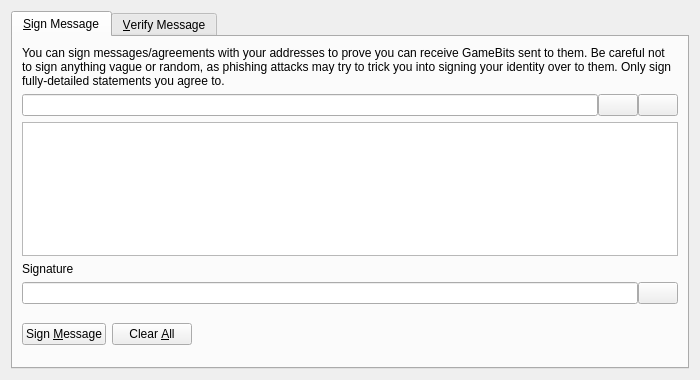
<?xml version="1.0" encoding="UTF-8"?>
<ui version="4.0">
 <class>SignVerifyMessageDialog</class>
 <widget class="QDialog" name="SignVerifyMessageDialog">
  <property name="geometry">
   <rect>
    <x>0</x>
    <y>0</y>
    <width>700</width>
    <height>380</height>
   </rect>
  </property>
  <property name="windowTitle">
   <string>Signatures - Sign / Verify a Message</string>
  </property>
  <property name="modal">
   <bool>true</bool>
  </property>
  <layout class="QVBoxLayout" name="verticalLayout">
   <item>
    <widget class="QTabWidget" name="tabWidget">
     <property name="currentIndex">
      <number>0</number>
     </property>
     <widget class="QWidget" name="tabSignMessage">
      <attribute name="title">
       <string>&amp;Sign Message</string>
      </attribute>
      <layout class="QVBoxLayout" name="verticalLayout_SM">
       <item>
        <widget class="QLabel" name="infoLabel_SM">
         <property name="text">
          <string>You can sign messages/agreements with your addresses to prove you can receive GameBits sent to them. Be careful not to sign anything vague or random, as phishing attacks may try to trick you into signing your identity over to them. Only sign fully-detailed statements you agree to.</string>
         </property>
         <property name="textFormat">
          <enum>Qt::PlainText</enum>
         </property>
         <property name="wordWrap">
          <bool>true</bool>
         </property>
        </widget>
       </item>
       <item>
        <layout class="QHBoxLayout" name="horizontalLayout_1_SM">
         <property name="spacing">
          <number>0</number>
         </property>
         <item>
          <widget class="QValidatedLineEdit" name="addressIn_SM">
           <property name="toolTip">
            <string>The GameBit address to sign the message with</string>
           </property>
          </widget>
         </item>
         <item>
          <widget class="QPushButton" name="addressBookButton_SM">
           <property name="toolTip">
            <string>Choose previously used address</string>
           </property>
           <property name="text">
            <string/>
           </property>
           <property name="shortcut">
            <string>Alt+A</string>
           </property>
           <property name="autoDefault">
            <bool>false</bool>
           </property>
          </widget>
         </item>
         <item>
          <widget class="QPushButton" name="pasteButton_SM">
           <property name="toolTip">
            <string>Paste address from clipboard</string>
           </property>
           <property name="text">
            <string/>
           </property>
           <property name="shortcut">
            <string>Alt+P</string>
           </property>
           <property name="autoDefault">
            <bool>false</bool>
           </property>
          </widget>
         </item>
        </layout>
       </item>
       <item>
        <widget class="QPlainTextEdit" name="messageIn_SM">
         <property name="toolTip">
          <string>Enter the message you want to sign here</string>
         </property>
        </widget>
       </item>
       <item>
        <widget class="QLabel" name="signatureLabel_SM">
         <property name="text">
          <string>Signature</string>
         </property>
         <property name="textFormat">
          <enum>Qt::PlainText</enum>
         </property>
        </widget>
       </item>
       <item>
        <layout class="QHBoxLayout" name="horizontalLayout_2_SM">
         <property name="spacing">
          <number>0</number>
         </property>
         <item>
          <widget class="QLineEdit" name="signatureOut_SM">
           <property name="font">
            <font>
             <italic>true</italic>
            </font>
           </property>
           <property name="readOnly">
            <bool>true</bool>
           </property>
          </widget>
         </item>
         <item>
          <widget class="QPushButton" name="copySignatureButton_SM">
           <property name="toolTip">
            <string>Copy the current signature to the system clipboard</string>
           </property>
           <property name="text">
            <string/>
           </property>
           <property name="autoDefault">
            <bool>false</bool>
           </property>
          </widget>
         </item>
        </layout>
       </item>
       <item>
        <layout class="QHBoxLayout" name="horizontalLayout_3_SM">
         <item>
          <widget class="QPushButton" name="signMessageButton_SM">
           <property name="toolTip">
            <string>Sign the message to prove you own this GameBit address</string>
           </property>
           <property name="text">
            <string>Sign &amp;Message</string>
           </property>
           <property name="autoDefault">
            <bool>false</bool>
           </property>
          </widget>
         </item>
         <item>
          <widget class="QPushButton" name="clearButton_SM">
           <property name="toolTip">
            <string>Reset all sign message fields</string>
           </property>
           <property name="text">
            <string>Clear &amp;All</string>
           </property>
           <property name="autoDefault">
            <bool>false</bool>
           </property>
          </widget>
         </item>
         <item>
          <spacer name="horizontalSpacer_1_SM">
           <property name="orientation">
            <enum>Qt::Horizontal</enum>
           </property>
           <property name="sizeHint" stdset="0">
            <size>
             <width>40</width>
             <height>48</height>
            </size>
           </property>
          </spacer>
         </item>
         <item>
          <widget class="QLabel" name="statusLabel_SM">
           <property name="font">
            <font>
             <weight>75</weight>
             <bold>true</bold>
            </font>
           </property>
           <property name="text">
            <string/>
           </property>
           <property name="wordWrap">
            <bool>true</bool>
           </property>
          </widget>
         </item>
         <item>
          <spacer name="horizontalSpacer_2_SM">
           <property name="orientation">
            <enum>Qt::Horizontal</enum>
           </property>
           <property name="sizeHint" stdset="0">
            <size>
             <width>40</width>
             <height>48</height>
            </size>
           </property>
          </spacer>
         </item>
        </layout>
       </item>
      </layout>
     </widget>
     <widget class="QWidget" name="tabVerifyMessage">
      <attribute name="title">
       <string>&amp;Verify Message</string>
      </attribute>
      <layout class="QVBoxLayout" name="verticalLayout_VM">
       <item>
        <widget class="QLabel" name="infoLabel_VM">
         <property name="text">
          <string>Enter the receiver's address, message (ensure you copy line breaks, spaces, tabs, etc. exactly) and signature below to verify the message. Be careful not to read more into the signature than what is in the signed message itself, to avoid being tricked by a man-in-the-middle attack. Note that this only proves the signing party receives with the address, it cannot prove sendership of any transaction!</string>
         </property>
         <property name="textFormat">
          <enum>Qt::PlainText</enum>
         </property>
         <property name="alignment">
          <set>Qt::AlignLeading|Qt::AlignLeft|Qt::AlignTop</set>
         </property>
         <property name="wordWrap">
          <bool>true</bool>
         </property>
        </widget>
       </item>
       <item>
        <layout class="QHBoxLayout" name="horizontalLayout_1_VM">
         <property name="spacing">
          <number>0</number>
         </property>
         <item>
          <widget class="QValidatedLineEdit" name="addressIn_VM">
           <property name="toolTip">
            <string>The GameBit address the message was signed with</string>
           </property>
          </widget>
         </item>
         <item>
          <widget class="QPushButton" name="addressBookButton_VM">
           <property name="toolTip">
            <string>Choose previously used address</string>
           </property>
           <property name="text">
            <string/>
           </property>
           <property name="shortcut">
            <string>Alt+A</string>
           </property>
           <property name="autoDefault">
            <bool>false</bool>
           </property>
          </widget>
         </item>
        </layout>
       </item>
       <item>
        <widget class="QPlainTextEdit" name="messageIn_VM"/>
       </item>
       <item>
        <widget class="QValidatedLineEdit" name="signatureIn_VM"/>
       </item>
       <item>
        <layout class="QHBoxLayout" name="horizontalLayout_2_VM">
         <item>
          <widget class="QPushButton" name="verifyMessageButton_VM">
           <property name="toolTip">
            <string>Verify the message to ensure it was signed with the specified GameBit address</string>
           </property>
           <property name="text">
            <string>Verify &amp;Message</string>
           </property>
           <property name="autoDefault">
            <bool>false</bool>
           </property>
          </widget>
         </item>
         <item>
          <widget class="QPushButton" name="clearButton_VM">
           <property name="toolTip">
            <string>Reset all verify message fields</string>
           </property>
           <property name="text">
            <string>Clear &amp;All</string>
           </property>
           <property name="autoDefault">
            <bool>false</bool>
           </property>
          </widget>
         </item>
         <item>
          <spacer name="horizontalSpacer_1_VM">
           <property name="orientation">
            <enum>Qt::Horizontal</enum>
           </property>
           <property name="sizeHint" stdset="0">
            <size>
             <width>40</width>
             <height>48</height>
            </size>
           </property>
          </spacer>
         </item>
         <item>
          <widget class="QLabel" name="statusLabel_VM">
           <property name="font">
            <font>
             <weight>75</weight>
             <bold>true</bold>
            </font>
           </property>
           <property name="text">
            <string/>
           </property>
           <property name="wordWrap">
            <bool>true</bool>
           </property>
          </widget>
         </item>
         <item>
          <spacer name="horizontalSpacer_2_VM">
           <property name="orientation">
            <enum>Qt::Horizontal</enum>
           </property>
           <property name="sizeHint" stdset="0">
            <size>
             <width>40</width>
             <height>48</height>
            </size>
           </property>
          </spacer>
         </item>
        </layout>
       </item>
      </layout>
     </widget>
    </widget>
   </item>
  </layout>
 </widget>
 <customwidgets>
  <customwidget>
   <class>QValidatedLineEdit</class>
   <extends>QLineEdit</extends>
   <header>qvalidatedlineedit.h</header>
  </customwidget>
 </customwidgets>
 <resources>
  <include location="../GameBit.qrc"/>
 </resources>
 <connections/>
</ui>
